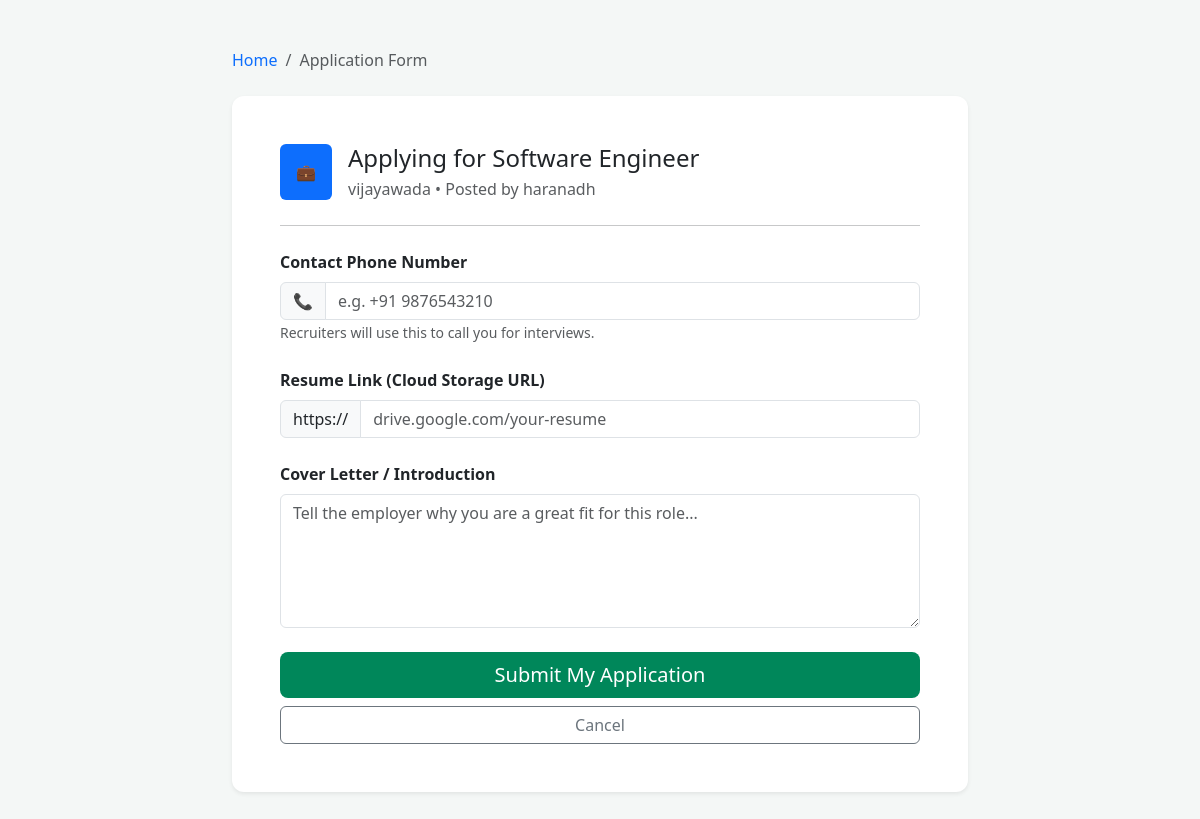
The page /apply/1/ (signed in) on the database its author committed.
### jobs/models.py (models this page shows, shortened)
class Job(models.Model):
    employer = models.ForeignKey(User, on_delete=models.CASCADE)
    title = models.CharField(max_length=200)
    description = models.TextField()
    location = models.CharField(max_length=100)
    salary = models.PositiveIntegerField()
    created_at = models.DateTimeField(auto_now_add=True)
    is_active = models.BooleanField(default=True)

### jobs/views.py (the view)
# urls.py: path('apply/<int:job_id>/', apply_job, name='apply_job'),
@login_required
def apply_job(request, job_id):
    job = get_object_or_404(Job, id=job_id)
    if request.method == 'POST':
        form = ApplicationForm(request.POST)
        if form.is_valid():
            application = form.save(commit=False)
            application.job = job
            application.applicant = request.user
            application.save()
            messages.success(request, f"Successfully applied for {job.title}!")
            return redirect('home')
    else:
        form = ApplicationForm()
    return render(request, 'jobs/apply_form.html', {'form': form, 'job': job})

### jobs/forms.py
class ApplicationForm(forms.ModelForm):
    class Meta:
        model = Application
        fields = ['phone_number','resume_link', 'cover_letter'] # Both fields included now
        widgets = {
            'phone_number': forms.TextInput(attrs={
                'class': 'form-control',
                'placeholder': 'e.g. +91 9876543210'
            }),
            'resume_link': forms.URLInput(attrs={
                'class': 'form-control',
                'placeholder': 'https://drive.google.com/your-resume'
            }),
            'cover_letter': forms.Textarea(attrs={
                'class': 'form-control',
                'placeholder': 'Tell the employer why you are a good fit...',
                'rows': 4
            }),
        }

### jobs/templates/jobs/apply_form.html (shortened to what this page needs)
<!DOCTYPE html>
<html lang="en">
<head>
    <link href="https://cdn.jsdelivr.net/npm/bootstrap@5.3.0/dist/css/bootstrap.min.css" rel="stylesheet">
</head>
<body>
<div class="container py-5">
    <div class="row justify-content-center">
        <div class="col-md-8">
            <nav aria-label="breadcrumb" class="mb-4">
                <ol class="breadcrumb">
                    <li class="breadcrumb-item"><a href="{% url 'home' %}" class="text-decoration-none">Home</a></li>
                    <li class="breadcrumb-item active">Application Form</li>
                </ol>
            </nav>
            <div class="card app-card shadow-sm">
                <div class="card-body p-4 p-md-5">
                    <div class="d-flex align-items-center mb-4">
                        <div class="bg-primary text-white rounded p-3 me-3">💼</div>
                        <div>
                            <h2 class="h4 mb-1">Applying for {{ job.title }}</h2>
                            <p class="text-muted mb-0">{{ job.location }} • Posted by {{ job.employer.username }}</p>
                        </div>
                    </div>
                    <hr class="my-4">
                    <form method="POST">
                        <div class="mb-4">
    <label class="form-label fw-bold">Contact Phone Number</label>
    <div class="input-group">
        <span class="input-group-text bg-light">📞</span>
        <input type="text" name="phone_number" class="form-control" placeholder="e.g. +91 9876543210" required>
    </div>
    <small class="text-muted">Recruiters will use this to call you for interviews.</small>
</div>
                        <div class="mb-4">
                            <label class="form-label fw-bold">Resume Link (Cloud Storage URL)</label>
                            <div class="input-group">
                                <span class="input-group-text bg-light">https://</span>
                                <input type="url" name="resume_link" class="form-control" placeholder="drive.google.com/your-resume" required>
                            </div>
                        </div>
                        <div class="mb-4">
                            <label class="form-label fw-bold">Cover Letter / Introduction</label>
                            <textarea name="cover_letter" class="form-control" rows="5" placeholder="Tell the employer why you are a great fit for this role..."></textarea>
                        </div>
                        <div class="d-grid gap-2">
                            <button type="submit" class="btn btn-success btn-lg">Submit My Application</button>
                            <a href="{% url 'home' %}" class="btn btn-outline-secondary">Cancel</a>
                        </div>
                    </form>
                </div>
            </div>
        </div>
    </div>
</div>
</body>
</html>

### jobs/templates/jobs/apply_form.html (style rules this page uses)
body { background-color: #f4f7f6; }
.app-card { border: none; border-radius: 12px; box-shadow: 0 4px 12px rgba(0,0,0,0.05); }
.btn-success { background-color: #00875a; border: none; }

### rows shown on the page
Job: title "Software Engineer", location "vijayawada", employer.username "haranadh"
